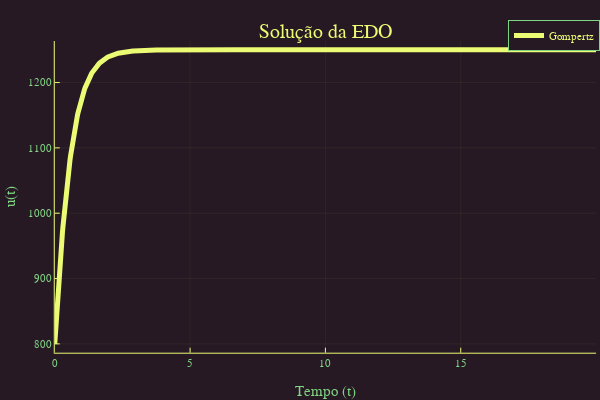

The notebook cell this image was saved under:
### Markdown cell above
<h3><i> <font color="red">*Modelo Gompertz </font></i></h3>

\begin{equation*}
  P'=-rNln(P/k)-c(t)P
\end{equation*}

### Code cell
#EDO simples
#Sem medicação com população abaixo do limite
using DifferentialEquations
r = 2
k = 1000
g = 0.3
c0 = 2*log(0.8)
#Equação do modelo
f(n,p,t) = -r*n*log(n/k)-c0*n
#Condições iniciais
u0 = 800
range = (0.0,20.0)
prob = ODEProblem(f,u0,range)
sol = solve(prob, Tsit5(), reltol=1e-8, abstol=1e-8)
#Plotagem do Modelo
using Plots
plotly()
plot(sol,linewidth=5,title="Solução da EDO",
xaxis="Tempo (t)",yaxis="u(t)",label="Gompertz")

### Figure 1 — Plotly figure (JSON) as saved in the notebook; plotly's stock layout.template omitted (floating-point values rounded to 4 significant figures; data arrays with more than 128 entries replaced by an {"elided": "..."} marker saying what was removed)
{"data": [{"colorbar": {"title": ""}, "legendgroup": "Gompertz", "line": {"color": "rgba(235, 251, 115, 1.000)", "dash": "solid", "shape": "linear", "width": 5}, "mode": "lines", "name": "Gompertz", "showlegend": true, "type": "scatter", "x": {"elided": "1000 float values"}, "xaxis": "x", "y": {"elided": "1000 float values"}, "yaxis": "y", "zmax": null, "zmin": null}], "layout": {"annotations": [{"font": {"color": "rgba(235, 251, 115, 1.000)", "family": "sans-serif", "size": 20}, "rotation": 0, "showarrow": false, "text": "Solução da EDO", "x": 0.5424, "xanchor": "center", "xref": "paper", "y": 1, "yanchor": "top", "yref": "paper"}], "height": 400, "legend": {"bgcolor": "rgba(39, 25, 36, 1.000)", "bordercolor": "rgba(128, 213, 132, 1.000)", "borderwidth": 1, "font": {"color": "rgba(235, 251, 115, 1.000)", "family": "sans-serif", "size": 11}, "title": {"font": {"color": "rgba(235, 251, 115, 1.000)", "family": "sans-serif", "size": 15}, "text": ""}, "tracegroupgap": 0, "traceorder": "normal", "x": 1, "xanchor": "auto", "y": 1, "yanchor": "auto"}, "margin": {"b": 20, "l": 0, "r": 0, "t": 20}, "paper_bgcolor": "rgba(39, 25, 36, 1.000)", "plot_bgcolor": "rgba(39, 25, 36, 1.000)", "showlegend": true, "width": 600, "xaxis": {"anchor": "y", "domain": [0.09128, 0.9934], "gridcolor": "rgba(235, 251, 115, 0.100)", "gridwidth": 0.5, "linecolor": "rgba(235, 251, 115, 1.000)", "mirror": false, "range": [0, 20], "showgrid": true, "showline": true, "showticklabels": true, "tickangle": 0, "tickcolor": "rgb(235, 251, 115)", "tickfont": {"color": "rgba(128, 213, 132, 1.000)", "family": "sans-serif", "size": 11}, "tickmode": "array", "ticks": "inside", "ticktext": ["0", "5", "10", "15", "20"], "tickvals": [0, 5, 10, 15, 20], "title": "Tempo (t)", "titlefont": {"color": "rgba(128, 213, 132, 1.000)", "family": "sans-serif", "size": 15}, "type": "-", "visible": true, "zeroline": false, "zerolinecolor": "rgba(235, 251, 115, 1.000)"}, "yaxis": {"anchor": "x", "domain": [0.07581, 0.9415], "gridcolor": "rgba(235, 251, 115, 0.100)", "gridwidth": 0.5, "linecolor": "rgba(235, 251, 115, 1.000)", "mirror": false, "range": [786.5, 1264.0], "showgrid": true, "showline": true, "showticklabels": true, "tickangle": 0, "tickcolor": "rgb(235, 251, 115)", "tickfont": {"color": "rgba(128, 213, 132, 1.000)", "family": "sans-serif", "size": 11}, "tickmode": "array", "ticks": "inside", "ticktext": ["800", "900", "1000", "1100", "1200"], "tickvals": [800, 900, 1000, 1100, 1200], "title": "u(t)", "titlefont": {"color": "rgba(128, 213, 132, 1.000)", "family": "sans-serif", "size": 15}, "type": "-", "visible": true, "zeroline": false, "zerolinecolor": "rgba(235, 251, 115, 1.000)"}}}
